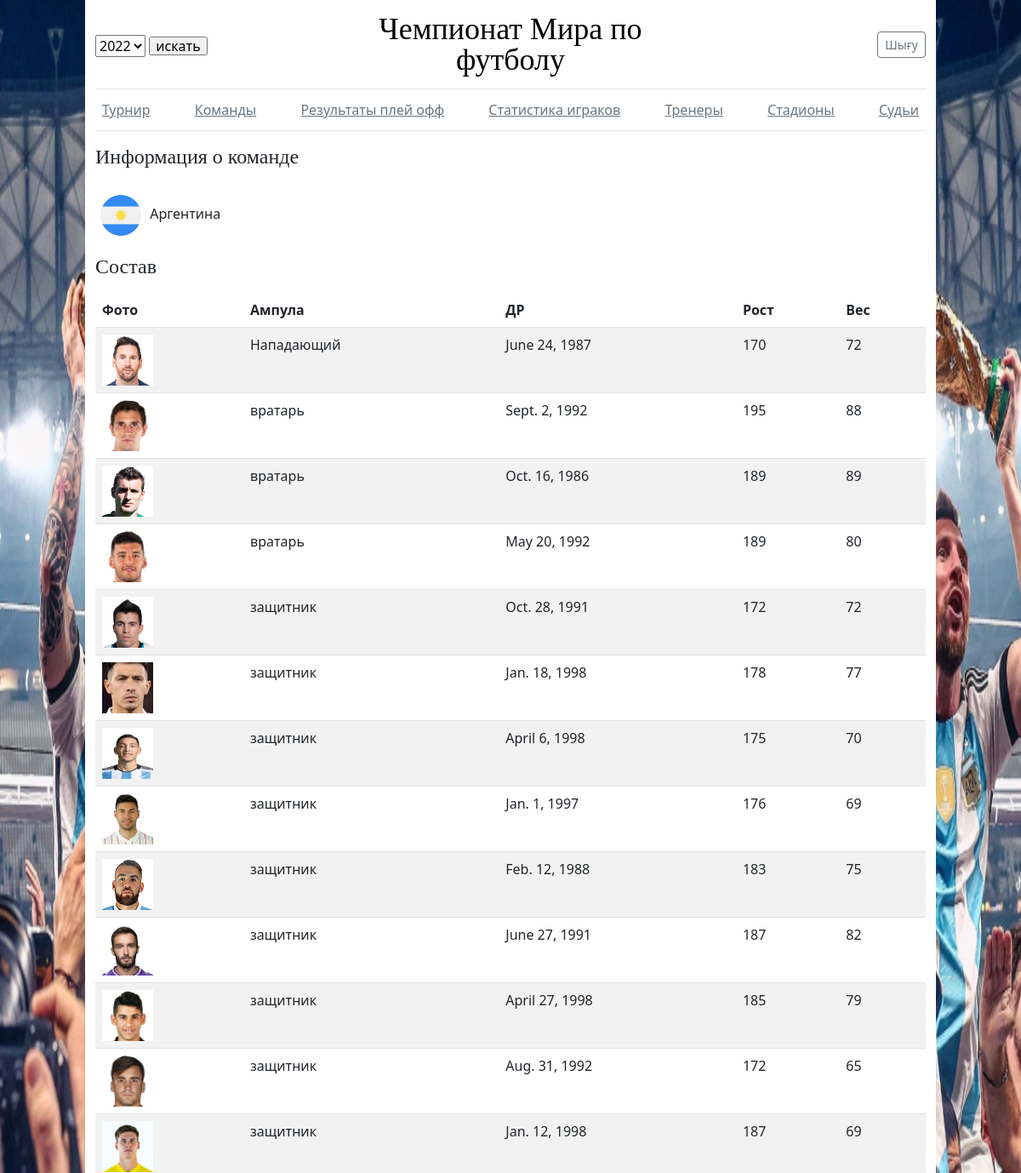
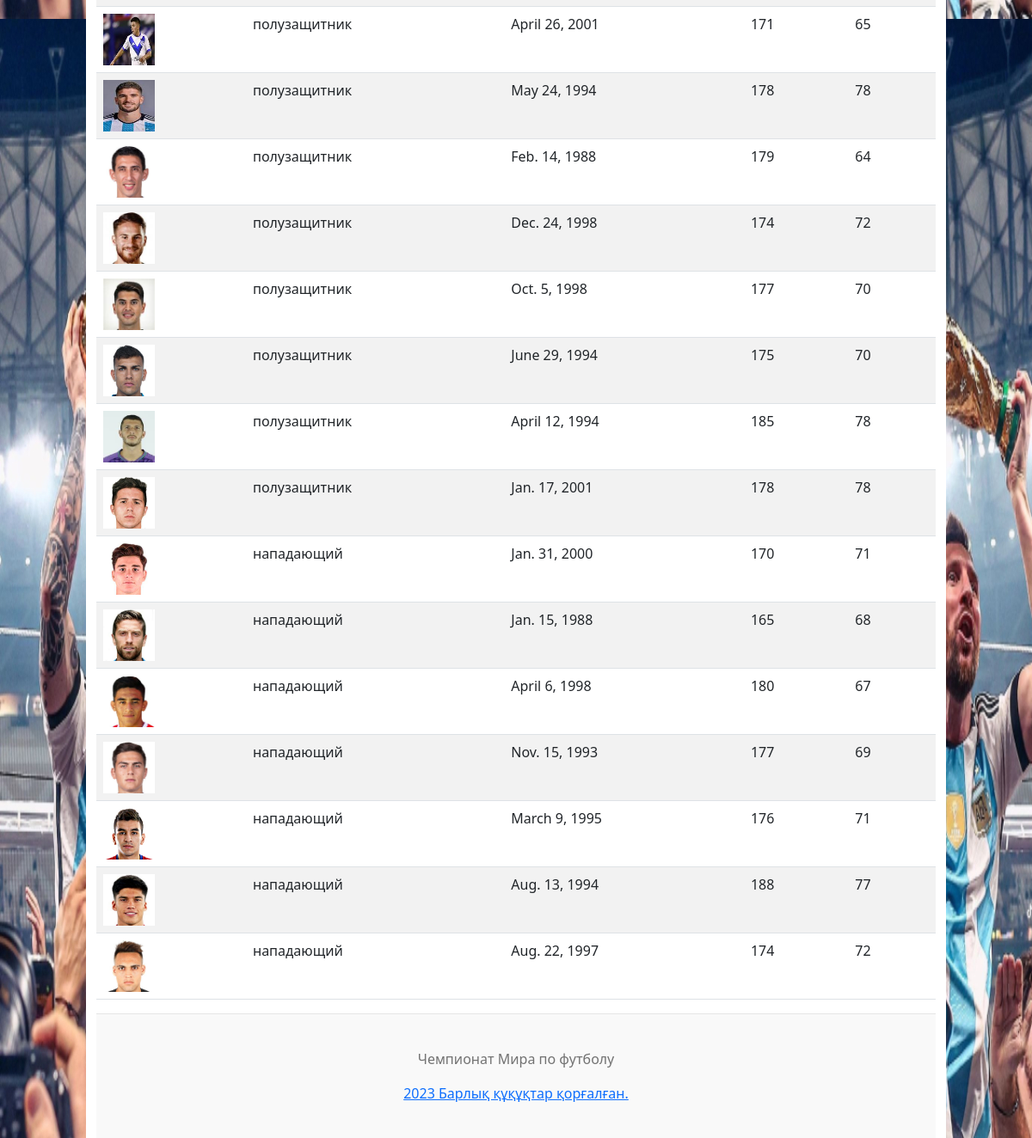
The page /main/tourment/team/3 on the database its author committed (2 pictures, top to bottom).
### main_app/models.py (models this page shows, shortened)
class Team(models.Model):
    title = models.CharField(max_length=250)
    image = models.ImageField(upload_to='images')
    class Meta:
        verbose_name = 'Команда'
        verbose_name_plural = 'Команды'

class Player(models.Model):
    class Meta:
        verbose_name = 'Игрок'
        verbose_name_plural = 'Игроки'
    name = models.CharField(max_length=250)
    shirt_number = models.IntegerField()
    role = models.CharField(max_length=250)
    image = models.ImageField(upload_to='images', null=True, blank=True)
    birthday = models.DateField(null=True, blank=True)
    height = models.PositiveSmallIntegerField(null=True, blank=True)
    weight = models.PositiveSmallIntegerField(null=True, blank=True)

### main_app/views.py (the view)
# urls.py: path('tourment/team/<int:team_id>', views.TeamDetailView.as_view(),
class TeamDetailView(TemplateResponseMixin, View):
    template_name = 'team_detail.html'
    def get(self, request, *args, **kwargs):
        pk = request.GET.get('tourment_id', 1)
        team_id = self.kwargs.get('team_id')
        team = Team.objects.get(id=team_id)
        team_player = TeamPlayer.objects.get(team=team)
        players = team_player.players.all()
        tourments = Tournament.objects.all()
        return self.render_to_response({
            'tourments': tourments, 'pk': pk,
            'team': team, 'players': players
        })

### templates/team_detail.html
{% extends 'base.html' %}
{% load static %}
{% block content %}
<h4 class="pt-3 pb-3">Информация о команде</h4>
<img src="{{team.image.url}}" alt="">
{{team.title}}
<div>
	<h4 class="mb-3 mt-3">Состав</h4>
	<table class="table table-striped table-hover">
	  <thead>
	  	<tr>
	      <th>Фото</th>
	      <th>Ампула</th>
	      <th>ДР</th>
	      <th>Рост</th>
	      <th>Вес</th>
	  </tr>
	  </thead>
	  <tbody>
	  	{% for player in players %}
	  	<tr>
	  		<td>
	  			{% if player.image %}
					<img src="{{player.image.url}}" alt="" width="60" height="60">
				{% else %}
					<img src="{% static 'person.png' %}" alt="" width="60" height="60">
				{% endif %}
	  		</td>
	  		<td>{{player.role}}</td>
	  		<td>{{player.birthday}}</td>
	  		<td> {{player.height}}</td>
	  		<td>{{player.weight}}</td>
	  	</tr>
	  	{% endfor %}
	  </tbody>
	</table>
</div>
{% endblock %}

### static/css/blog.css (style rules this page uses)
body { background-image: url('img/messi.jpeg'); }
h1, h2, h3, h4, h5, h6 { font-family: "Playfair Display", Georgia, "Times New Roman", serif; }

### rows shown on the page
Team: image (picture), title "Аргентина"
Player: image (picture), role "Нападающий", birthday "June 24, 1987", height "170", weight "72"
Player: image (picture), role "вратарь", birthday "Sept. 2, 1992", height "195", weight "88"
Player: image (picture), role "вратарь", birthday "Oct. 16, 1986", height "189", weight "89"
Player: image (picture), role "вратарь", birthday "May 20, 1992", height "189", weight "80"
Player: image (picture), role "защитник", birthday "Oct. 28, 1991", height "172", weight "72"
Player: image (picture), role "защитник", birthday "Jan. 18, 1998", height "178", weight "77"
Player: image (picture), role "защитник", birthday "April 6, 1998", height "175", weight "70"
Player: image (picture), role "защитник", birthday "Jan. 1, 1997", height "176", weight "69"
Player: image (picture), role "защитник", birthday "Feb. 12, 1988", height "183", weight "75"
Player: image (picture), role "защитник", birthday "June 27, 1991", height "187", weight "82"
Player: image (picture), role "защитник", birthday "April 27, 1998", height "185", weight "79"
Player: image (picture), role "защитник", birthday "Aug. 31, 1992", height "172", weight "65"
Player: image (picture), role "защитник", birthday "Jan. 12, 1998", height "187", weight "69"
Player: image (picture), role "полузащитник", birthday "April 26, 2001", height "171", weight "65"
Player: image (picture), role "полузащитник", birthday "May 24, 1994", height "178", weight "78"
Player: image (picture), role "полузащитник", birthday "Feb. 14, 1988", height "179", weight "64"
Player: image (picture), role "полузащитник", birthday "Dec. 24, 1998", height "174", weight "72"
Player: image (picture), role "полузащитник", birthday "Oct. 5, 1998", height "177", weight "70"
Player: image (picture), role "полузащитник", birthday "June 29, 1994", height "175", weight "70"
Player: image (picture), role "полузащитник", birthday "April 12, 1994", height "185", weight "78"
Player: image (picture), role "полузащитник", birthday "Jan. 17, 2001", height "178", weight "78"
Player: image (picture), role "нападающий", birthday "Jan. 31, 2000", height "170", weight "71"
Player: image (picture), role "нападающий", birthday "Jan. 15, 1988", height "165", weight "68"
Player: image (picture), role "нападающий", birthday "April 6, 1998", height "180", weight "67"
Player: image (picture), role "нападающий", birthday "Nov. 15, 1993", height "177", weight "69"
Player: image (picture), role "нападающий", birthday "March 9, 1995", height "176", weight "71"
Player: image (picture), role "нападающий", birthday "Aug. 13, 1994", height "188", weight "77"
Player: image (picture), role "нападающий", birthday "Aug. 22, 1997", height "174", weight "72"

### other values the page prints
form field tourment_id "2022"
